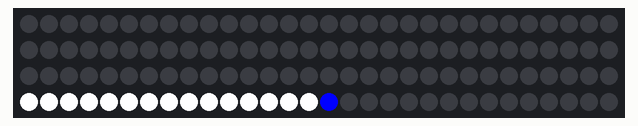
Bench run of a sketch on a simulated Arduino Uno, built with avr-gcc and run on an emulated ATmega328P. Parts: 120 RGB LEDs in strip order, left to right, continuing on the next row.

Above: at 0.36 s.
At 4.63 s:
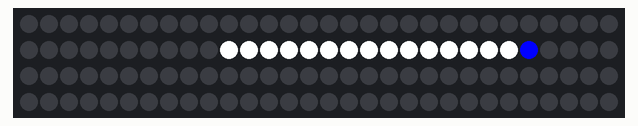
At 6.85 s:
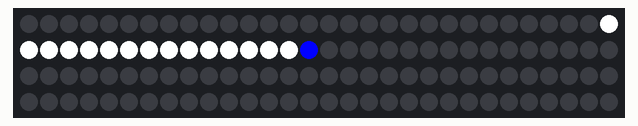
At 9.08 s:
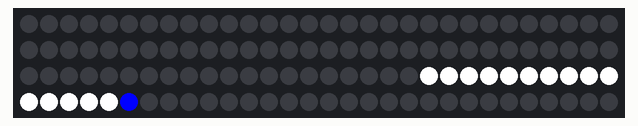
At 18.34 s:
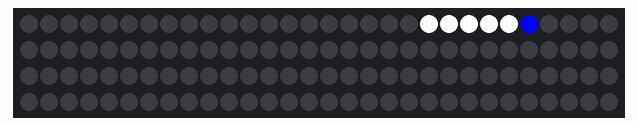
At 38.62 s:
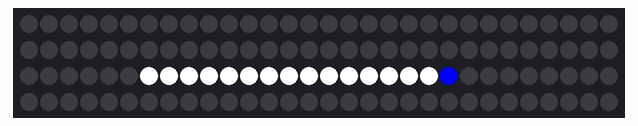

The sketch:

Springy_Ball.ino
```cpp
#include <Adafruit_NeoPixel.h>

#define PIN 6

// Parameter 1 = number of pixels in strip
// Parameter 2 = Arduino pin number (most are valid)
// Parameter 3 = pixel type flags, add together as needed:
//   NEO_KHZ800  800 KHz bitstream (most NeoPixel products w/WS2812 LEDs)
//   NEO_KHZ400  400 KHz (classic 'v1' (not v2) FLORA pixels, WS2811 drivers)
//   NEO_GRB     Pixels are wired for GRB bitstream (most NeoPixel products)
//   NEO_RGB     Pixels are wired for RGB bitstream (v1 FLORA pixels, not v2)
Adafruit_NeoPixel strip = Adafruit_NeoPixel(120, PIN, NEO_GRB + NEO_KHZ800);

// IMPORTANT: To reduce NeoPixel burnout risk, add 1000 uF capacitor across
// pixel power leads, add 300 - 500 Ohm resistor on first pixel's data input
// and minimize distance between Arduino and first pixel.  Avoid connecting
// on a live circuit...if you must, connect GND first.

const uint32_t Red = strip.Color(255, 0, 0);
const uint32_t Yellow = strip.Color(255, 255, 0);
const uint32_t Green = strip.Color(0, 255, 0);
const uint32_t Blue = strip.Color(0, 0, 255);
const uint32_t White = strip.Color(255, 255, 255);
const uint32_t Dark = strip.Color(0, 0, 0);

float x;
float v;


void setup() {
  strip.begin();
  strip.show(); // Initialize all pixels to 'off'

  x = 107.9;
  v = 0;
}


void loop() {
  for (int i = 0; i < 120; i ++)
    strip.setPixelColor(i, Dark);

    v = v-.0294;

  if (x <= 35)
    v = v+.05*(35-x);

  x = x+v;

  for (int i = x-15; i < x; i ++)
    strip.setPixelColor(i, White);
  strip.setPixelColor(x, Blue);
  for (int i = 0; i < 20; i ++)
    strip.setPixelColor(i, Dark);

  strip.show();
  delay(10);
}
```
